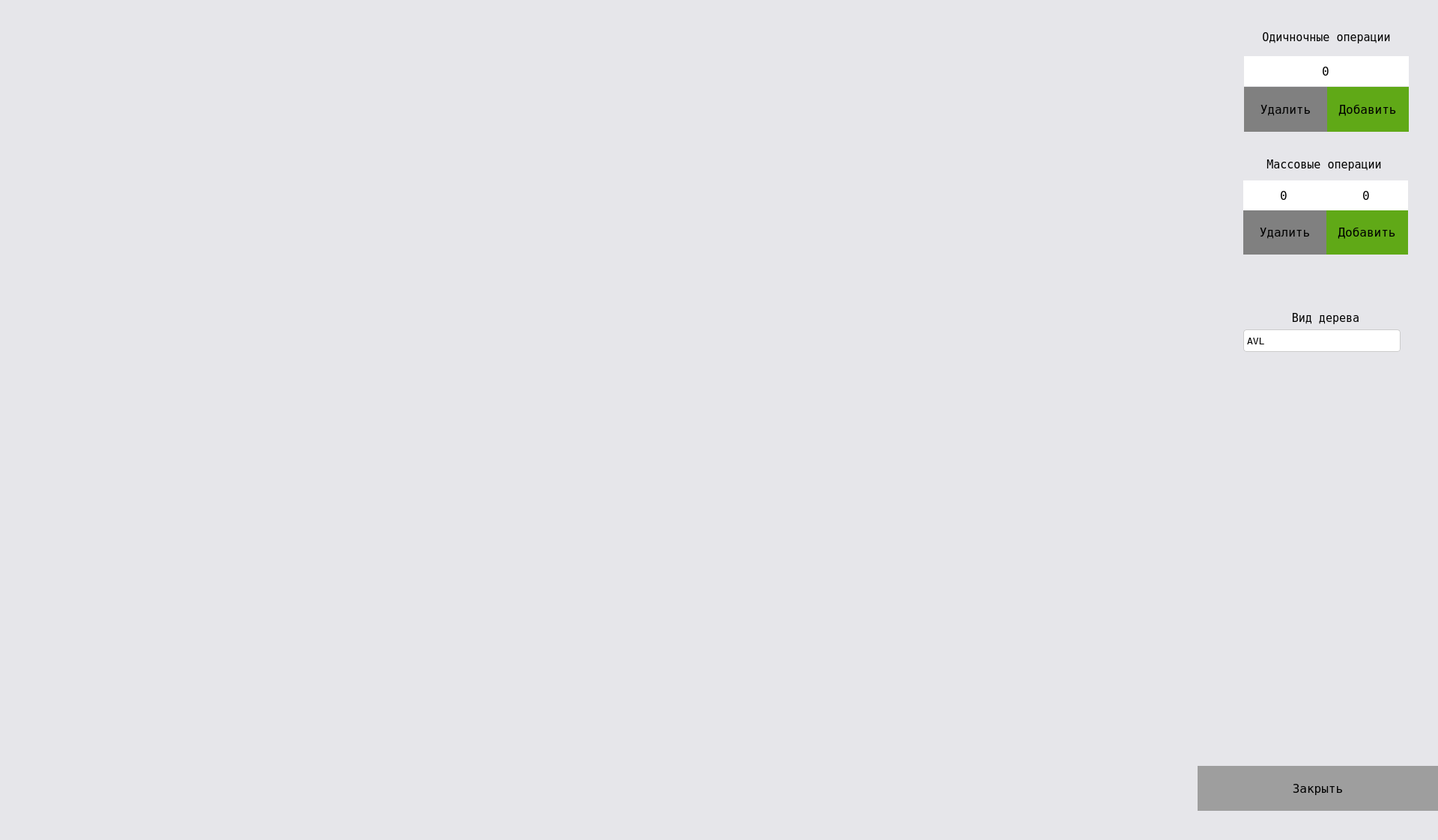
<?xml version="1.0" encoding="UTF-8"?>
<ui version="4.0">
 <class>MainWindow</class>
 <widget class="QMainWindow" name="MainWindow">
  <property name="windowModality">
   <enum>Qt::NonModal</enum>
  </property>
  <property name="geometry">
   <rect>
    <x>0</x>
    <y>0</y>
    <width>1920</width>
    <height>1122</height>
   </rect>
  </property>
  <property name="sizeIncrement">
   <size>
    <width>0</width>
    <height>0</height>
   </size>
  </property>
  <property name="contextMenuPolicy">
   <enum>Qt::NoContextMenu</enum>
  </property>
  <property name="windowTitle">
   <string>VTree</string>
  </property>
  <property name="toolTipDuration">
   <number>-7</number>
  </property>
  <property name="styleSheet">
   <string notr="true">background-color: #E6E6EA;</string>
  </property>
  <widget class="QWidget" name="centralwidget">
   <property name="styleSheet">
    <string notr="true">QScrollBar:vertical {
                        width: 45px;
                        margin: 45px 0 45px 0;
                      }

                      QScrollBar::handle:vertical {
                        min-height: 10px;
                      }

                      QScrollBar::add-line:vertical {
                        background: none;
                        height: 45px;
                        subcontrol-position: bottom;
                        subcontrol-origin: margin;
                      }

                      QScrollBar::sub-line:vertical {
                        background: none;
                        height: 45px;
                        subcontrol-position: top;
                        subcontrol-origin: margin;
                      }

                      QScrollBar::up-arrow:vertical { 
                        image:url('./icons/up_48.png'); 
                        height: 40px; 
                        width: 40px 
                      }

                      QScrollBar::down-arrow:vertical {
                        image:url('./icons/down_48.png'); 
                        height: 40px; 
                        width: 40px                              
                      }</string>
   </property>
   <widget class="QPushButton" name="addButton">
    <property name="geometry">
     <rect>
      <x>1771</x>
      <y>116</y>
      <width>110</width>
      <height>60</height>
     </rect>
    </property>
    <property name="font">
     <font>
      <family>Andale Mono</family>
      <pointsize>12</pointsize>
     </font>
    </property>
    <property name="styleSheet">
     <string notr="true">background-color: #60a917;
padding: 10px;
border: 0;
</string>
    </property>
    <property name="text">
     <string>Добавить</string>
    </property>
    <property name="flat">
     <bool>true</bool>
    </property>
   </widget>
   <widget class="QSpinBox" name="addBox">
    <property name="geometry">
     <rect>
      <x>1661</x>
      <y>75</y>
      <width>220</width>
      <height>40</height>
     </rect>
    </property>
    <property name="font">
     <font>
      <family>Andale Mono</family>
      <pointsize>12</pointsize>
     </font>
    </property>
    <property name="styleSheet">
     <string notr="true">QSpinBox {
	background-color: white;
	border: 0;
}

QSpinBox::up-button  {
	border: 0px;
	height: 0;
	width: 0;
}

QSpinBox::down-button  {
	border: 0px;
	height: 0;
	width: 0;
}
</string>
    </property>
    <property name="alignment">
     <set>Qt::AlignCenter</set>
    </property>
    <property name="minimum">
     <number>-10000</number>
    </property>
    <property name="maximum">
     <number>10000</number>
    </property>
    <property name="stepType">
     <enum>QAbstractSpinBox::DefaultStepType</enum>
    </property>
    <property name="value">
     <number>0</number>
    </property>
   </widget>
   <widget class="QPushButton" name="eraseButton">
    <property name="geometry">
     <rect>
      <x>1661</x>
      <y>116</y>
      <width>111</width>
      <height>60</height>
     </rect>
    </property>
    <property name="font">
     <font>
      <family>Andale Mono</family>
      <pointsize>12</pointsize>
     </font>
    </property>
    <property name="styleSheet">
     <string notr="true">background-color: grey;
padding: 10px;
border: 0;
</string>
    </property>
    <property name="text">
     <string>Удалить</string>
    </property>
    <property name="flat">
     <bool>true</bool>
    </property>
   </widget>
   <widget class="QPushButton" name="orderAdd">
    <property name="geometry">
     <rect>
      <x>1770</x>
      <y>280</y>
      <width>110</width>
      <height>60</height>
     </rect>
    </property>
    <property name="font">
     <font>
      <family>Andale Mono</family>
      <pointsize>12</pointsize>
     </font>
    </property>
    <property name="styleSheet">
     <string notr="true">background-color: #60a917;
padding: 10px;
border: 0;
</string>
    </property>
    <property name="text">
     <string>Добавить</string>
    </property>
    <property name="flat">
     <bool>true</bool>
    </property>
   </widget>
   <widget class="QPushButton" name="orderErase">
    <property name="geometry">
     <rect>
      <x>1660</x>
      <y>280</y>
      <width>111</width>
      <height>60</height>
     </rect>
    </property>
    <property name="font">
     <font>
      <family>Andale Mono</family>
      <pointsize>12</pointsize>
     </font>
    </property>
    <property name="styleSheet">
     <string notr="true">background-color: grey;
padding: 10px;
border: 0;
</string>
    </property>
    <property name="text">
     <string>Удалить</string>
    </property>
    <property name="flat">
     <bool>true</bool>
    </property>
   </widget>
   <widget class="QSpinBox" name="leftValue">
    <property name="geometry">
     <rect>
      <x>1660</x>
      <y>241</y>
      <width>110</width>
      <height>40</height>
     </rect>
    </property>
    <property name="font">
     <font>
      <family>Andale Mono</family>
      <pointsize>12</pointsize>
     </font>
    </property>
    <property name="styleSheet">
     <string notr="true">QSpinBox {
	background-color: white;
	border: 0;
}

QSpinBox::up-button  {
	border: 0px;
	height: 0;
	width: 0;
}

QSpinBox::down-button  {
	border: 0px;
	height: 0;
	width: 0;
}
</string>
    </property>
    <property name="alignment">
     <set>Qt::AlignCenter</set>
    </property>
    <property name="minimum">
     <number>-10000</number>
    </property>
    <property name="maximum">
     <number>10000</number>
    </property>
    <property name="stepType">
     <enum>QAbstractSpinBox::DefaultStepType</enum>
    </property>
    <property name="value">
     <number>0</number>
    </property>
   </widget>
   <widget class="QSpinBox" name="rightValue">
    <property name="geometry">
     <rect>
      <x>1770</x>
      <y>241</y>
      <width>110</width>
      <height>40</height>
     </rect>
    </property>
    <property name="font">
     <font>
      <family>Andale Mono</family>
      <pointsize>12</pointsize>
     </font>
    </property>
    <property name="styleSheet">
     <string notr="true">QSpinBox {
	background-color: white;
	border: 0;
}

QSpinBox::up-button  {
	border: 0px;
	height: 0;
	width: 0;
}

QSpinBox::down-button  {
	border: 0px;
	height: 0;
	width: 0;
}
</string>
    </property>
    <property name="alignment">
     <set>Qt::AlignCenter</set>
    </property>
    <property name="minimum">
     <number>0</number>
    </property>
    <property name="maximum">
     <number>999999999</number>
    </property>
    <property name="stepType">
     <enum>QAbstractSpinBox::DefaultStepType</enum>
    </property>
    <property name="value">
     <number>0</number>
    </property>
   </widget>
   <widget class="QLabel" name="label">
    <property name="geometry">
     <rect>
      <x>1661</x>
      <y>35</y>
      <width>220</width>
      <height>30</height>
     </rect>
    </property>
    <property name="font">
     <font>
      <family>Andale Mono</family>
      <pointsize>11</pointsize>
      <stylestrategy>PreferAntialias</stylestrategy>
     </font>
    </property>
    <property name="layoutDirection">
     <enum>Qt::LeftToRight</enum>
    </property>
    <property name="styleSheet">
     <string notr="true"/>
    </property>
    <property name="text">
     <string>Одичночные операции</string>
    </property>
    <property name="textFormat">
     <enum>Qt::PlainText</enum>
    </property>
    <property name="scaledContents">
     <bool>false</bool>
    </property>
    <property name="alignment">
     <set>Qt::AlignCenter</set>
    </property>
    <property name="indent">
     <number>0</number>
    </property>
   </widget>
   <widget class="QLabel" name="label_2">
    <property name="geometry">
     <rect>
      <x>1658</x>
      <y>200</y>
      <width>220</width>
      <height>41</height>
     </rect>
    </property>
    <property name="font">
     <font>
      <family>Andale Mono</family>
      <pointsize>11</pointsize>
     </font>
    </property>
    <property name="styleSheet">
     <string notr="true"/>
    </property>
    <property name="text">
     <string>Массовые операции</string>
    </property>
    <property name="textFormat">
     <enum>Qt::RichText</enum>
    </property>
    <property name="scaledContents">
     <bool>true</bool>
    </property>
    <property name="alignment">
     <set>Qt::AlignCenter</set>
    </property>
    <property name="indent">
     <number>0</number>
    </property>
   </widget>
   <widget class="QComboBox" name="comboBox">
    <property name="geometry">
     <rect>
      <x>1660</x>
      <y>440</y>
      <width>210</width>
      <height>30</height>
     </rect>
    </property>
    <property name="font">
     <font>
      <family>Andale Mono</family>
      <pointsize>10</pointsize>
      <stylestrategy>PreferAntialias</stylestrategy>
     </font>
    </property>
    <property name="styleSheet">
     <string notr="true">QComboBox {
    border:                1px solid #ccc ;
    border-radius:         4px;
	background-color: white;
	text-align: center;
}
QComboBox::drop-down 
{
    border: 0px;
}</string>
    </property>
    <property name="editable">
     <bool>false</bool>
    </property>
    <property name="currentText">
     <string>AVL</string>
    </property>
    <property name="currentIndex">
     <number>0</number>
    </property>
    <property name="insertPolicy">
     <enum>QComboBox::NoInsert</enum>
    </property>
    <property name="sizeAdjustPolicy">
     <enum>QComboBox::AdjustToContentsOnFirstShow</enum>
    </property>
    <property name="minimumContentsLength">
     <number>3</number>
    </property>
    <property name="duplicatesEnabled">
     <bool>true</bool>
    </property>
    <item>
     <property name="text">
      <string>AVL</string>
     </property>
    </item>
    <item>
     <property name="text">
      <string>Красно-черное</string>
     </property>
    </item>
    <item>
     <property name="text">
      <string>Splay</string>
     </property>
    </item>
   </widget>
   <widget class="QLabel" name="label_3">
    <property name="geometry">
     <rect>
      <x>1660</x>
      <y>410</y>
      <width>220</width>
      <height>30</height>
     </rect>
    </property>
    <property name="font">
     <font>
      <family>Andale Mono</family>
      <pointsize>11</pointsize>
     </font>
    </property>
    <property name="styleSheet">
     <string notr="true"/>
    </property>
    <property name="text">
     <string>Вид дерева</string>
    </property>
    <property name="textFormat">
     <enum>Qt::RichText</enum>
    </property>
    <property name="scaledContents">
     <bool>true</bool>
    </property>
    <property name="alignment">
     <set>Qt::AlignCenter</set>
    </property>
    <property name="indent">
     <number>0</number>
    </property>
   </widget>
   <widget class="QPushButton" name="orderErase_2">
    <property name="geometry">
     <rect>
      <x>1599</x>
      <y>1023</y>
      <width>321</width>
      <height>60</height>
     </rect>
    </property>
    <property name="font">
     <font>
      <family>Andale Mono</family>
      <pointsize>12</pointsize>
     </font>
    </property>
    <property name="styleSheet">
     <string notr="true">background-color: #9E9E9E;
padding: 10px;
border: 0;
</string>
    </property>
    <property name="text">
     <string>Закрыть</string>
    </property>
    <property name="flat">
     <bool>true</bool>
    </property>
   </widget>
  </widget>
  <widget class="QMenuBar" name="menubar">
   <property name="geometry">
    <rect>
     <x>0</x>
     <y>0</y>
     <width>1920</width>
     <height>25</height>
    </rect>
   </property>
  </widget>
 </widget>
 <resources/>
 <connections/>
</ui>
